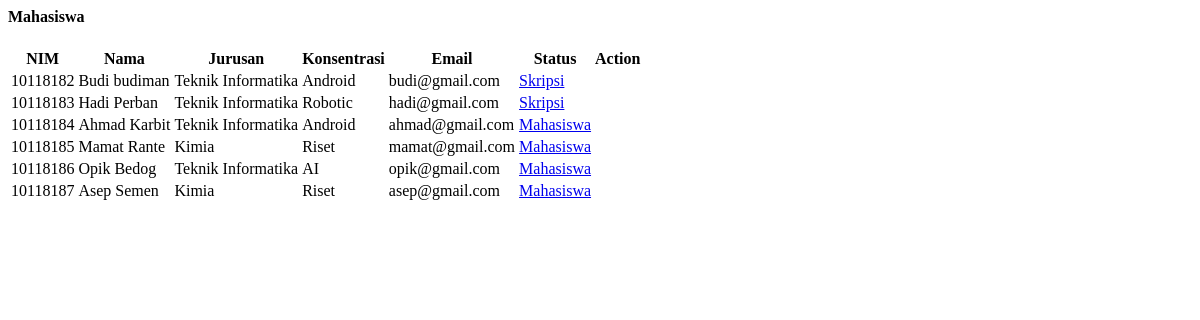
Before: /pages/tampil-mahasiswa.php with the older database file.
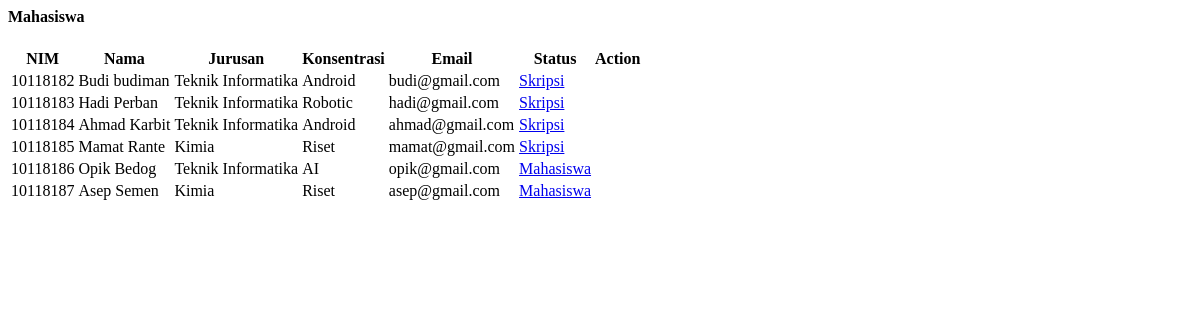
After: the same page with the newer database file.
### tables this page shows
CREATE TABLE `mahasiswa` (
  `nim` int(10) NOT NULL,
  `nama` varchar(30) NOT NULL,
  `jurusan` varchar(30) NOT NULL,
  `konsentrasi` varchar(30) NOT NULL,
  `email` varchar(30) NOT NULL,
  `status` varchar(10) NOT NULL
);

### pages/tampil-mahasiswa.php (the view, shortened to what this page needs)
<?php
include ("../database/koneksi.php");
?>
<div class="row">
  <div class="col-md-12">
    <div class="card card-hero">
      <div class="card-header">
        <h4>Mahasiswa</h4>
      </div>
      <div class="card-body p-0">
        <div class="table-wrapper-scroll-y my-custom-scrollbar">
          <table class="table table-striped">
            <tr>
              <th scope="col">NIM</th>
              <th scope="col">Nama</th>
              <th scope="col">Jurusan</th>
              <th scope="col">Konsentrasi</th>
              <th scope="col">Email</th>
              <th scope="col">Status</th>
              <th scope="col">Action</th>
            </tr>
            <tbody>
              <?php
              $data = mysqli_query($conn,"select * from mahasiswa");
              while($d=mysqli_fetch_array($data)){
                ?>
                <tr>
                  <td><?php echo $d['nim'] ?></td>
                  <td class="font-weight-600"><?php echo $d['nama'] ?></td>
                  <td class="font-weight-600"><?php echo $d['jurusan'] ?></td>
                  <td class="font-weight-600"><?php echo $d['konsentrasi'] ?></td>
                  <td class="font-weight-600"><?php echo $d['email'] ?></td>
                  <td class="font-weight-600"><a href="mahasiswa.php?nim=<?php echo $d['nim']; ?>&status=skripsi" title="Udah Menjadi Skripsi?"><span class='badge badge-info'><?php echo $d['status'] ?></span></a></td>
                  <td>
                  </td>
                </tr>
              <?php } ?>
            </tbody>
          </table>
        </div>
      </div>
    </div>
  </div>
</div>

Changed rows visible on the page:
changed mahasiswa "Ahmad Karbit": status "Mahasiswa" → "Skripsi"
changed mahasiswa "Mamat Rante": status "Mahasiswa" → "Skripsi"
